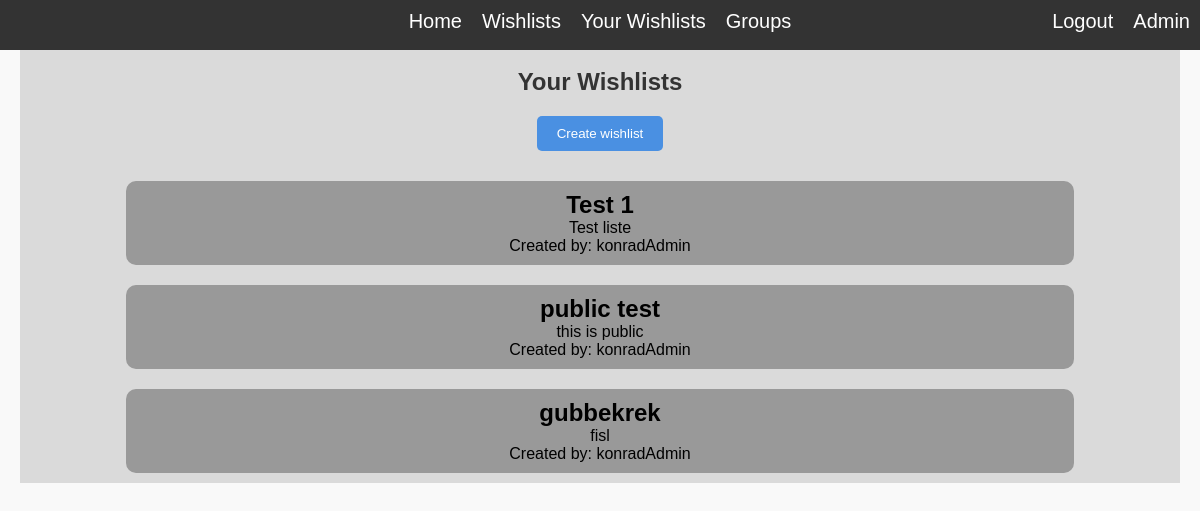
/wishlist/your_wishlists (signed in), run on the app's committed database.
### wishlistManager/models.py (models this page shows, shortened)
class Wishlist(models.Model):
    name = models.CharField(max_length=100)
    description = models.TextField()
    date_created = models.DateTimeField(auto_now_add=True)
    date_modified = models.DateTimeField(auto_now=True)
    privacy_level = models.IntegerField(default=0)
    user = models.ForeignKey('auth.User', related_name='created_wishlists', on_delete=models.CASCADE)
    groups_with_permission = models.ManyToManyField(WishlistGroup, related_name='wishlists', blank=True, null=True)
    users_with_permission = models.ManyToManyField('auth.User', related_name='wishlists', blank=True, null=True)

### wishlistManager/views.py (the view)
# urls.py: path("your_wishlists", views.your_wishlists_view, name="your_wishlists"),
@login_required
def your_wishlists_view(request):
    wishlists = Wishlist.objects.filter(user=request.user)
    context = {'wishlist_list': wishlists}
    return render(request, 'wishlist/your_wishlists.html', context)

### wishlistManager/templates/wishlist/your_wishlists.html (shortened to what this page needs)
{% extends "base.html" %}
{% load static %}
    {% block content %}
        <h2>Your Wishlists</h2>
        <form action="{% url 'create_wishlist' %}" method = "get">
            <button type="submit">Create wishlist</button>
        </form>
        {% for wishlist in wishlist_list %}
        <a href="{% url 'wishlist_detail' wishlist.id %}">
            <div class= "wishlist">
                <h2>{{ wishlist.name }}</h2>
                {% if wishlist.description %}
                    <p>{{ wishlist.description }}</p>
                {% endif %}
                <p>Created by: {{ wishlist.user }}</p>
            </div>
        </a>
        {% endfor %}
    {% endblock %}

### wishlistManager/static/styles/styles.css (style rules this page uses)
* { margin: 0; padding: 0; }
body { font-family: Arial, Helvetica, sans-serif; background-color: #f9f9f9; color: #333; margin:0; padding: 20px; overflow: hidden; }
a { text-decoration: none; color: #4a90e2; }
button { background-color: #4a90e2; color: #fff; padding: 10px 20px; border: none; border-radius: 5px; cursor: pointer; }
.wishlist { margin: 10px; padding: 10px; background-color: #999999; text-align: center; border-radius: 10px; width: 80%; }
.wishlist h1, .wishlist h2, .wishlist h3, .wishlist p { color: rgb(0, 0, 0); text-decoration: none; }
form { max-width: 400px; margin: 0 auto; border-radius: 10px; box-shadow: 0 4p 8px rgba(0,0,0,0.1); padding: 20px; }

### data on the page
Wishlist: name "Test 1", description "Test liste", user "konradAdmin"
Wishlist: name "public test", description "this is public", user "konradAdmin"
Wishlist: name "gubbekrek", description "fisl", user "konradAdmin"
